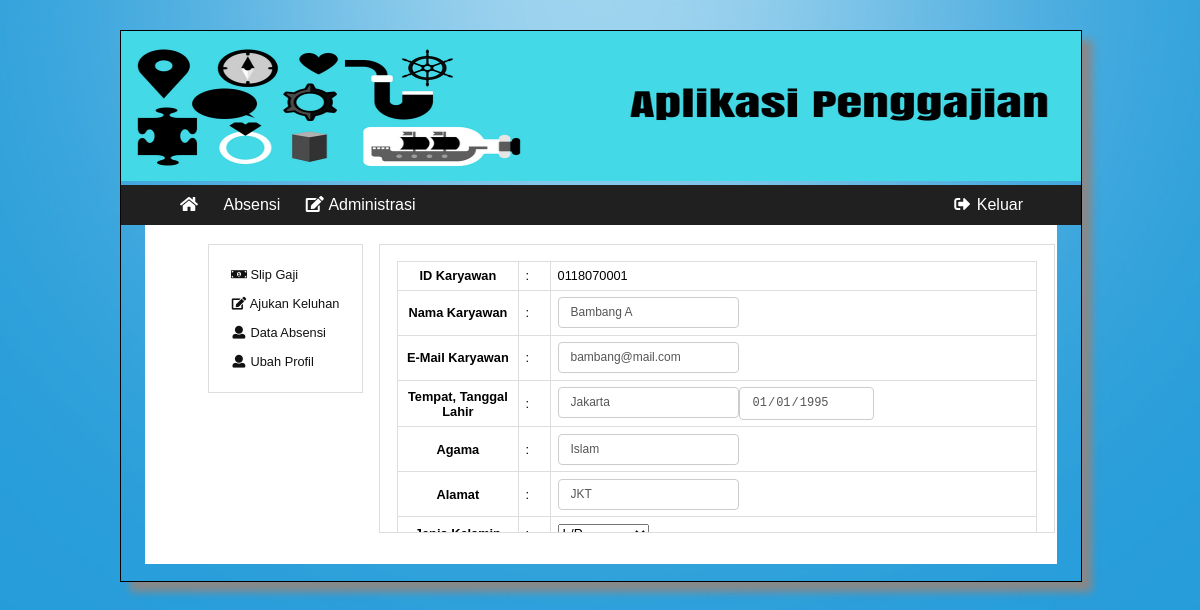
The page /karyawan/index.php?p=d_administrasi&k=a_ubah_profil&id=0118070001 (signed in) on the database its author committed.
### tables this page shows
CREATE TABLE `karyawan` (
  `id_karyawan` varchar(15) NOT NULL,
  `nama_karyawan` varchar(100) DEFAULT NULL,
  `email_karyawan` varchar(100) DEFAULT NULL,
  `tanggal_lahir_karyawan` date DEFAULT NULL,
  `tempat_lahir_karyawan` varchar(40) DEFAULT NULL,
  `agama_karyawan` varchar(15) DEFAULT NULL,
  `password_karyawan` varchar(100) DEFAULT NULL,
  `jk_karyawan` enum('L','P') DEFAULT NULL,
  `id_jabatan` varchar(15) DEFAULT NULL,
  `alamat_karyawan` text,
  `foto_karyawan` varchar(150) DEFAULT NULL
);

### controller.php (called while the page is built, shortened)
<?php
if ((!empty($_GET['id'])) OR (!empty($_POST['id_karyawan']))) {
  if (!empty($_GET['id'])) {
    $id = $_GET['id'];
  }
  elseif (!empty($_POST['id_karyawan'])) {
    $id = $_POST['id_karyawan'];
  }
  $queryedit_karyawan = "SELECT * FROM karyawan INNER JOIN jabatan ON `karyawan`.`id_jabatan` = `jabatan`.`id_jabatan` WHERE `karyawan`.`id_karyawan` = '$id' order by id_karyawan asc";
  $sqledit_karyawan = $mysqli->query($queryedit_karyawan);
}
?>

### karyawan/konten/administrasi/a_ubah_profil.php (the view, shortened to what this page needs)
<form action="konten/proses/a_ubah_profil_aksi.php" method="post" enctype="multipart/form-data">
  <table id="tbl">
    <?php
    foreach ($sqledit_karyawan as $key) {
      extract($key);
      ?>
           <tr>
               <th width="19%">ID Karyawan</th>
               <td width="5%">:</td>
               <td><input type="hidden" name="id_karyawan" value="<?php echo $id_karyawan; ?>"><?php echo $id_karyawan; ?></td>
           </tr>
           <tr>
               <th width="19%">Nama Karyawan</th>
               <td width="5%">:</td>
               <td><input type="text" name="nama_karyawan" value="<?php echo $nama_karyawan; ?>" readonly></td>
           </tr>
           <tr>
               <th width="19%">E-Mail Karyawan</th>
               <td width="5%">:</td>
               <td><input type="text" name="email_karyawan" value="<?php echo $email_karyawan; ?>"></td>
           </tr>
           <tr>
               <th width="19%">Tempat, Tanggal Lahir</th>
               <td width="5%">:</td>
               <td><input type="text" name="tempat_lahir_karyawan" value="<?php echo $tempat_lahir_karyawan; ?>" readonly><input type="date" name="tanggal_lahir_karyawan" value="<?php echo $tanggal_lahir_karyawan; ?>" readonly></td>
           </tr>
           <tr>
               <th width="19%">Agama</th>
               <td width="5%">:</td>
               <td><input type="text" name="agama_karyawan" value="<?php echo $agama_karyawan; ?>"></td>
           </tr>
           <tr>
               <th width="19%">Alamat</th>
               <td width="5%">:</td>
               <td><input type="text" name="alamat_karyawan" value="<?php echo $alamat_karyawan; ?>"></td>
           </tr>
           <tr>
               <th width="19%">Jenis Kelamin</th>
               <td width="5%">:</td>
               <td>
                 <select name="jk_karyawan">
                   <option value="<?php echo $jk_karyawan; ?>">L/P</option>
                 </select>
               </td>
           </tr>
           <?php
         }
          ?>
   </table>
</form>

### booking.css (style rules this page uses)
@media (min-width: 576px) { body { background: url(img/bg.jpg); -webkit-background-size: 100% 100%; -moz-background-size: 100% 100%; -o-background-size: 100% 100%; background-size: cover; background-repeat: no-repeat; background-position: center; position: absolute; background-attachment: fixed; margin: 0px; padding: 0px; background-color: #fff; overflow-x: hidden; } }
@media (min-width: 576px) { #tbl { width: 100%; align-content: center; border-spacing: 0; border: 1px solid #ddd; border-right: 0; border-bottom: 0; display: table; position: relative; } }
@media (min-width: 576px) { #tbl th, #tbl td { padding: 1%; border: 1px solid #ddd; border-top: 0; border-left: 0; } }
@media (min-width: 576px) { #tbl input { padding: 6px 12px; font-size: 12px; line-height: 1.42857143; border-radius: 4px; color: #555; background-color: #fff; background-image: none; border: 1px solid #ccc; border-radius: 4px; } }

### rows shown on the page
karyawan: id_karyawan "0118070001", nama_karyawan "Bambang A", email_karyawan "bambang@mail.com", tempat_lahir_karyawan "Jakarta", tanggal_lahir_karyawan "01/01/1995", agama_karyawan "Islam", alamat_karyawan "JKT"
